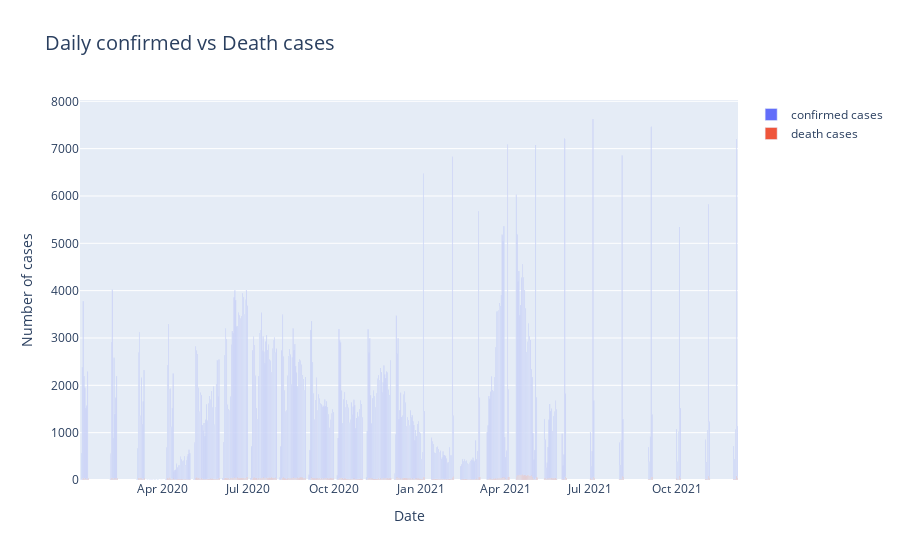

The notebook cell this image was saved under:
### Code cell
# Daily confirmed vs Death cases

x=df[df["new_cases"] != 0]["date"]
y1 = df[df["new_cases"] != 0]["new_cases"]
y2 = df[df["new_cases"] != 0]["new_deaths"]


fig = go.Figure()

fig.add_trace(go.Bar(x=x,
                    y = y1,
                    name = "confirmed cases"
                    ))

fig.add_trace(go.Bar(x=x,
                    y = y2,
                    name = "death cases"
                    ))

fig.update_layout(title = dict(text = "Daily confirmed vs Death cases",
                              font_size = 20
                              ),
                 yaxis = dict(title = "Number of cases"),
                 xaxis = dict(title = "Date"))

### Figure 1 — Plotly figure (JSON) as saved in the notebook; plotly's stock layout.template omitted (floating-point values rounded to 4 significant figures; data arrays with more than 128 entries replaced by an {"elided": "..."} marker saying what was removed)
{"data": [{"name": "confirmed cases", "type": "bar", "x": {"elided": "436 str values"}, "y": {"elided": "436 int values"}}, {"name": "death cases", "type": "bar", "x": {"elided": "436 str values"}, "y": {"elided": "436 int values"}}], "layout": {"title": {"font": {"size": 20}, "text": "Daily confirmed vs Death cases"}, "xaxis": {"title": {"text": "Date"}}, "yaxis": {"title": {"text": "Number of cases"}}}}
